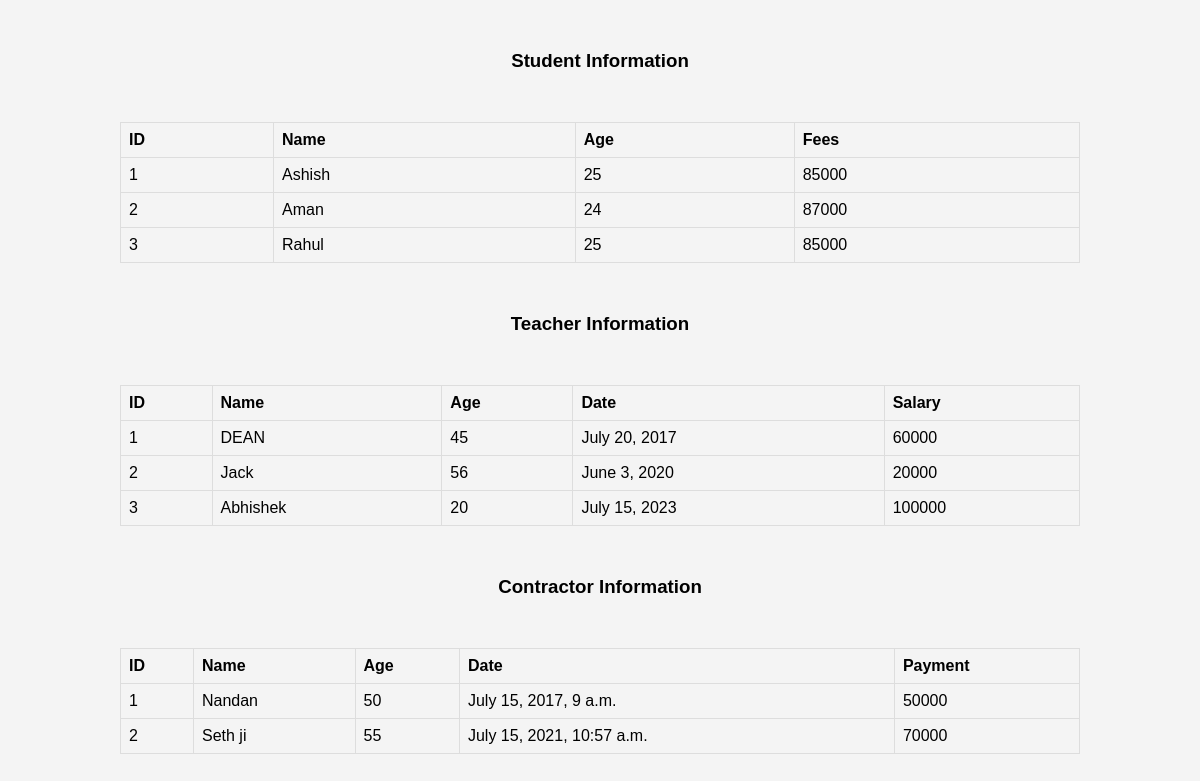
The page / on the database its author committed.
### school/models.py (models this page shows)
class CommonInfo(models.Model):
    name = models.CharField(max_length=100)
    age = models.IntegerField()
    date = models.DateField()
    class Meta:
        abstract = True

class Student(CommonInfo):
    fees = models.IntegerField()
    date = None

class Teacher(CommonInfo):
    salary = models.IntegerField()

class Contractor(CommonInfo):
    date = models.DateTimeField()
    payment = models.IntegerField()

### school/views.py (the view)
# urls.py: 2. Add a URL to urlpatterns:  path('', views.home, name='home')
def home(request):
    students = Student.objects.all()
    teachers = Teacher.objects.all()
    contractors = Contractor.objects.all()
    return render(request, 'school/home.html', {'students':students, 'teachers':teachers, 'contractors':contractors})

### school/templates/school/home.html (shortened to what this page needs)
<!DOCTYPE html>
<html lang="en">
<head>
</head>
<body>
<table>
    <h3>Student Information</h3>
    <th>ID</th>
    <th>Name</th>
    <th>Age</th>
    <th>Fees</th>
    {% for student in students %}
        <tr>
            <td>{{ student.id }}</td>
            <td>{{ student.name }}</td>
            <td>{{ student.age }}</td>
            <td>{{ student.fees }}</td>
        </tr>
    {% endfor %}
</table>
<table>
    <h3>Teacher Information</h3>
    <th>ID</th>
    <th>Name</th>
    <th>Age</th>
    <th>Date</th>
    <th>Salary</th>
    {% for teacher in teachers %}
        <tr>
            <td>{{ teacher.id }}</td>
            <td>{{ teacher.name }}</td>
            <td>{{ teacher.age }}</td>
            <td>{{ teacher.date }}</td>
            <td>{{ teacher.salary }}</td>
        </tr>
    {% endfor %}
</table>
<table>
    <h3>Contractor Information</h3>
    <th>ID</th>
    <th>Name</th>
    <th>Age</th>
    <th>Date</th>
    <th>Payment</th>
    {% for contractor in contractors %}
        <tr>
            <td>{{ contractor.id }}</td>
            <td>{{ contractor.name }}</td>
            <td>{{ contractor.age }}</td>
            <td>{{ contractor.date }}</td>
            <td>{{ contractor.payment }}</td>
        </tr>
    {% endfor %}
</table>
</body>
</html>

### school/templates/school/home.html (style rules this page uses)
body { font-family: Arial, sans-serif; margin: 0; padding: 0; background-color: #f4f4f4; }
h3 { text-align: center; margin-top: 50px; }
table { margin: 0 auto; border-collapse: collapse; width: 80%; margin-top: 50px; }
th, td { border: 1px solid #dddddd; text-align: left; padding: 8px; }

### rows shown on the page
Student: id "1", name "Ashish", age "25", fees "85000"
Student: id "2", name "Aman", age "24", fees "87000"
Student: id "3", name "Rahul", age "25", fees "85000"
Teacher: id "1", name "DEAN", age "45", date "July 20, 2017", salary "60000"
Teacher: id "2", name "Jack", age "56", date "June 3, 2020", salary "20000"
Teacher: id "3", name "Abhishek", age "20", date "July 15, 2023", salary "100000"
Contractor: id "1", name "Nandan", age "50", date "July 15, 2017, 9 a.m.", payment "50000"
Contractor: id "2", name "Seth ji", age "55", date "July 15, 2021, 10:57 a.m.", payment "70000"
